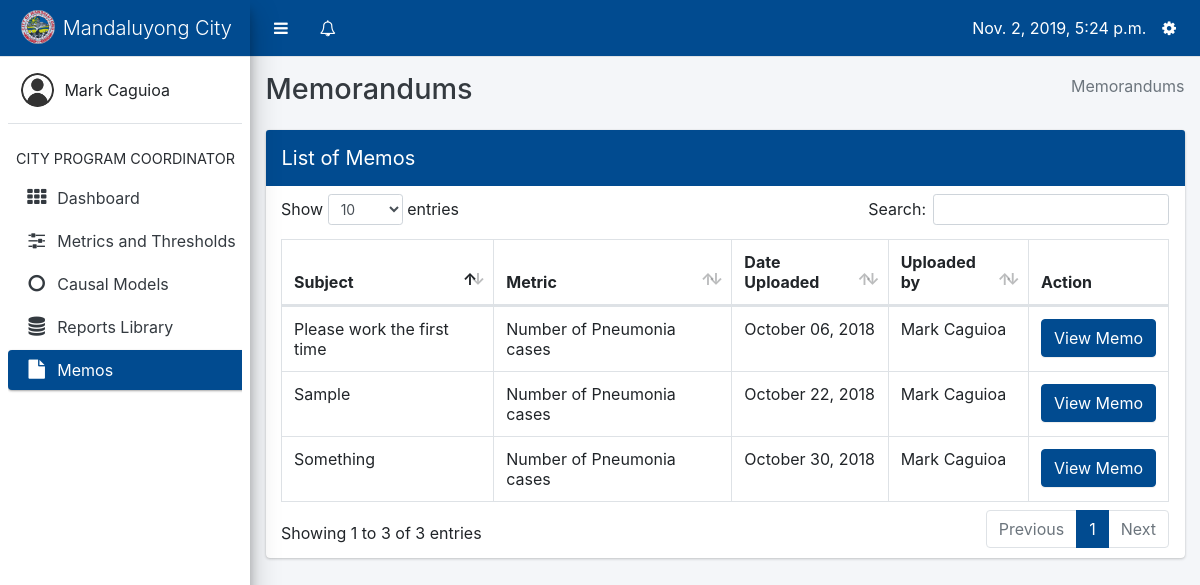
/memos/ (signed in), run on an earlier commit of the app's database.
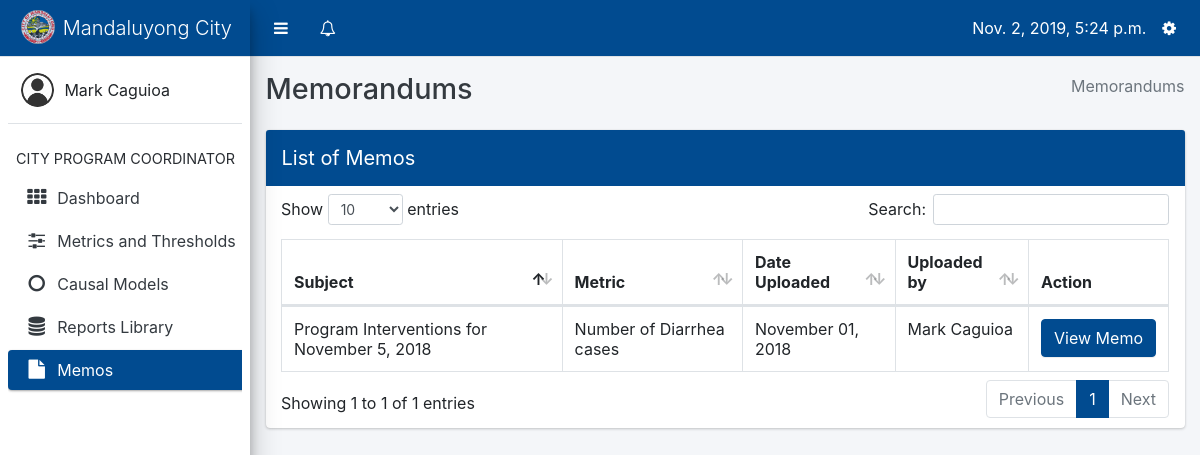
And on a later commit of the database.
### core/models.py (models this page shows, shortened)
class Profile(models.Model):
    user = models.OneToOneField(User, on_delete=models.CASCADE, related_name='profile')
    barangay = models.ForeignKey(Barangay, on_delete=models.CASCADE, null=True, blank=True)
    USER_TYPES = (
        ('Barangay Nutrition Scholar', 'Barangay Nutrition Scholar'),
        ('Nutritionist', 'Nutritionist'),
        ('Nutrition Program Coordinator', 'Nutrition Program Coordinator')
    )
    user_type = models.CharField(max_length=40, choices=USER_TYPES)
    @property
    def get_name(self):
        return '%s %s' % (self.user.first_name, self.user.last_name)

### causalmodel/models.py (models this page shows, shortened)
class Memo(models.Model):
    subject = models.CharField(max_length=128)
    date = models.DateTimeField(default=datetime.now)
    metric = models.ForeignKey(Metric, on_delete=models.CASCADE)
    barangays_addressed_to = models.ManyToManyField(Barangay)
    suggested_interventions = models.TextField()
    comments = models.TextField()
    uploaded_by = models.ForeignKey('core.Profile', on_delete=models.CASCADE)

### datapreprocessing/models.py (models this page shows, shortened)
class Metric(models.Model):
    metric = models.CharField(max_length=150)
    threshold = models.DecimalField(max_digits=10, decimal_places=2)
    UNIT_CHOICES = (
        ('Total', 'Total'),
        ('Rate', 'Rate')
    )
    unit = models.CharField(max_length=20, choices=UNIT_CHOICES, default='Total')
    date = models.DateTimeField(default=datetime.now)
    is_completed = models.BooleanField(default=False)
    is_default = models.BooleanField(default=True)
    threshold_bad = models.BooleanField(default=True, verbose_name='Is Value Reaching Threshold Bad')
    json_data = models.TextField(default='')
    suggested_interventions = models.TextField(default='')
    @property
    def get_data_point(self):
        try:
            phrase = self.metric.split("|")
            return phrase[1].strip()
        except IndexError:
            return 'Unemployment Rate'

### core/views.py (the view)
# urls.py: path('memos/', views.memos, name='memos'),
@login_required
def memos(request):
    records = Memo.objects.all()
    profile = Profile.objects.get(user=request.user)
    if profile.user_type == 'Nutritionist':
        layout = 'core/nutritionist-layout.html'
    elif profile.user_type == 'Nutrition Program Coordinator':
        layout = 'core/pc_layout.html'
    else:
        records = Memo.objects.filter(barangays_addressed_to=profile.barangay)
        layout = 'core/bns-layout.html'
    context = {
        'memos': records,
        'active': 'mm',
        'template_values': layout
    }
    return render(request, 'core/memos.html', context)

### core/context_processors.py (called while the page is built)
def get_user_type(request):
    if request.user.is_anonymous:
        return {
            'user_type': None
        }
    return {
        'user_type': Profile.objects.get(user=request.user).user_type
    }

def get_notifications(request):
    if not request.user.is_anonymous:
        notifications = Notification.objects.filter(profile_to=Profile.objects.get(user=request.user)).order_by('date')
        return {
            'notifications': notifications
        }
    return {
        'notifications': None
    }

def get_unread_notifications(request):
    if not request.user.is_anonymous:
        unread_count = Notification.objects.filter(profile_to=Profile.objects.get(user=request.user), is_read=False)
        return {
            'unread_count': unread_count.count()
        }
    return {
        'unread_count': None
    }

def today(request):
    return {
        'today': datetime.now()
    }

def year_now(request):
    return {
        'year_present': datetime.now().year
    }

def profile(request):
    if request.user.is_anonymous:
        return {
            'profile': None
        }
    return {
        'profile': Profile.objects.get(user=request.user)
    }

### core/templates/core/memos.html (shortened to what this page needs)
{% extends template_values %}
{% block content %}
{% load static %}
<div class="content-wrapper" style="height: auto; margin-top: 57px;">
    <div class="content-header">
        <div class="container-fluid">
            <div class="row mb-2">
                <div class="col-sm-6">
                    <h1 class="m-0 text-dark">Memorandums</h1>
                </div>
                <div class="col-sm-6">
                    <ol class="breadcrumb float-sm-right">
                        <li class="breadcrumb-item active">Memorandums</li>
                    </ol>
                </div>
            </div>
        </div>
    </div>
    <section class="content">
        <div class="container-fluid">
            <div class="row">
                <div class="col-12">
                    <div class="card card-primary">
                        <div class="card-header p-0">
                            <h3 class="card-title p-3">List of Memos</h3>
                        </div>
                        <div class="card-body table-responsive p-2">
            <table class="table table-bordered datatables" id="memo_list">
                <thead>
                <tr>
                    <th>Subject</th>
                    <th>Metric</th>
                    <th>Date Uploaded</th>
                    <th>Uploaded by</th>
                    <th style="width: 10%;">Action</th>
                </tr>
                </thead>
                <tbody>
                {% for memo in memos %}
                    <tr>
                        <td>{{ memo.subject }}</td>
                        <td>{{ memo.metric.get_data_point }}</td>
                        <td>{{ memo.date|date:"F d, Y" }}</td>
                        <td>{{ memo.uploaded_by.get_name }}</td>
                        <td>
                            <a href="{% url 'core:memo_detail' memo.id %}" class="btn btn-primary col-12">
                                View Memo
                            </a>
                        </td>
                    </tr>
                {% endfor %}
                </tbody>
            </table>
                        </div>
                    </div>
                </div>
            </div>
        </div>
    </section>
</div>
{% endblock %}

### core/templates/core/pc_layout.html (shortened to what this page needs)
{% load static %}
<html>
    <head>
        <link rel="stylesheet" type="text/css" href="{% static 'core/plugins/bootstrap/css/bootstrap.css' %}">
        <link rel="stylesheet" type="text/css" href="{% static 'core/plugins/css/adminlte.css' %}">
        <link rel="stylesheet" type="text/css" href="{% static 'core/plugins/datatables/dataTables.bootstrap4.css' %}">
        <link rel="stylesheet" type="text/css" href="{% static 'core/plugins/font-awesome/css/font-awesome.css' %}">
        <link rel="stylesheet" type="text/css" href="{% static 'core/plugins/select2/select2.css' %}">
    </head>
    <body class="sidebar-mini" style="padding-right: 0 !important;">
        <div class="wrapper">
            <nav class="main-header navbar navbar-expand border-bottom navbar-light bg-primary" style="position: fixed; right: 0; left: 0;">
                <ul class="navbar-nav">
                    <li class="nav-item">
                        <a class="nav-link" data-widget="pushmenu" href="#" style="padding-top: 12px;"><i class="fa fa-bars"></i></a>
                    </li>
                    <li class="nav-item dropdown">
                        <a class="nav-link" data-toggle="dropdown" href="#" aria-expanded="false" style="padding-top: 12px;">
                            <i class="fa fa-bell-o"></i>
                        </a>
                    </li>
                </ul>
                <ul class="navbar-nav ml-auto">
                    <li class="nav-item mt-2">
                        {{ today }}
                    </li>
                    <li class="nav-item dropdown">
                        <a class="nav-link" data-toggle="dropdown" href="#" aria-expanded="true" style="padding-top: 12px;">
                            <i class="fa fa-cog"></i>
                        </a>
                    </li>
                </ul>
            </nav>
            <aside class="main-sidebar elevation-4 sidebar-light-primary" style="min-height: 620px;">
                <div class="brand-link bg-primary">
                    <img src="{% static 'core/images/com.png' %}" class="brand-image img-circle" style="opacity: .8">
                    <span class="brand-text font-weight-light">Mandaluyong City</span>
                </div>
                <div class="sidebar">
                    <div class="user-panel mt-3 pb-3 mb-3 d-flex">
                        <div class="image">
                            <img src="{% static 'core/images/usr.png' %}" class="img-circle" alt="User Image">
                        </div>
                        <div class="info">
                            <div class="d-block">{{ profile.user.first_name }} {{ profile.user.last_name }}</div>
                        </div>
                    </div>
                    <nav class="mt-2">
                        <ul class="nav nav-pills nav-sidebar flex-column" data-widget="treeview" role="menu" data-accordion="false">
                            <li class="nav-header">CITY PROGRAM COORDINATOR</li>
                            <li class="nav-item">
                                <a href="{% url 'core:program_coordinator' %}" class="nav-link {% if active == 'db' %}active{% endif %}">
                                    <i class="nav-icon fa fa-th"></i>
                                    <p>Dashboard</p>
                                </a>
                                </li>
                            <li class="nav-item">
                                <a href="{% url 'datapreprocessing:index' %}" class="nav-link {% if active == 'mt' %}active{% endif %}">
                                    <i class="nav-icon fa fa-sliders"></i>
                                    <p>Metrics and Thresholds</p>
                                </a>
                            </li>
                              <li class="nav-item">
                                <a href="{% url 'causalmodel:index' 2018 %}" class="nav-link {% if active == 'cm' %}active{% endif %}">
                                    <i class="nav-icon fa fa-circle-o"></i>
                                    <p>Causal Models</p>
                                </a>
                            </li>
                            <li class="nav-item">
                                    <a href="{% url 'visualizations:reports_library' %}" class="nav-link {% if active == 'rl' %}active{% endif %}">
                                    <i class="nav-icon fa fa-database"></i>
                                    <p>Reports Library</p>
                                </a>
                            </li>
                            <li class="nav-item">
                                <a href="{% url 'core:memos' %}" class="nav-link {% if active == 'mm' %}active{% endif %}">
                                    <i class="nav-icon fa fa-file"></i>
                                    <p>Memos</p>
                                </a>
                            </li>
                        </ul>
                    </nav>
                </div>
            </aside>
            {% block content %}
            {% endblock %}
        </div>
    </body>
</html>

What changed in the data, as far as the page shows it:
removed Memo: subject "Please work the first time", metric.get_data_point "Number of Pneumonia cases", date "October 06, 2018", uploaded_by.get_name "Mark Caguioa"
removed Memo: subject "Sample", metric.get_data_point "Number of Pneumonia cases", date "October 22, 2018", uploaded_by.get_name "Mark Caguioa"
removed Memo: subject "Something", metric.get_data_point "Number of Pneumonia cases", date "October 30, 2018", uploaded_by.get_name "Mark Caguioa"
added Memo: subject "Program Interventions for November 5, 2018", metric.get_data_point "Number of Diarrhea cases", date "November 01, 2018", uploaded_by.get_name "Mark Caguioa"
Also different on the page:
text written by a page script: "Show entries Search: Showing 1 to 3 of 3 entries Previous 1 Next" → "Show entries Search: Showing 1 to 1 of 1 entries Previous 1 Next"
